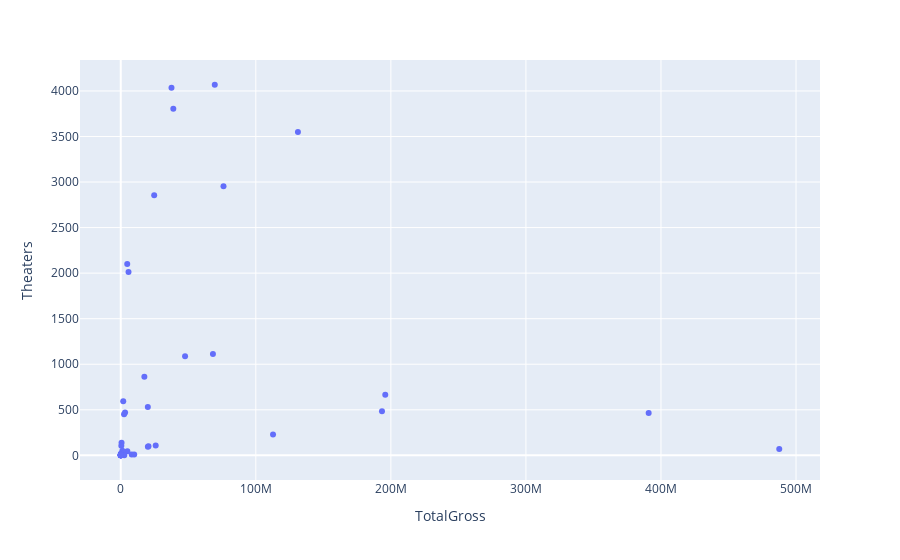

Notebook cell for this chart:
### Markdown cell above
# Scatter plot showing theater counts and total gross

### Code cell
fig = px.scatter(df,x='TotalGross',y='Theaters')
fig.show()

### Figure 1 — Plotly figure (JSON) as saved in the notebook; plotly's stock layout.template omitted (floating-point values rounded to 4 significant figures)
{"data": [{"hovertemplate": "TotalGross=%{x}<br>Theaters=%{y}<extra></extra>", "legendgroup": "", "marker": {"color": "#636efa", "symbol": "circle"}, "mode": "markers", "name": "", "orientation": "v", "showlegend": false, "type": "scatter", "x": [69628950, 131196059, 24765840, 76085405, 47625544, 5753010, 17489392, 195856493, 2478619, 3217136, 20064357, 68259430, 193425355, 112748155, 25867515, 20535053, 487574671, 1850493, 587692, 435218, 1044487, 20092802, 4912792, 8110042, 1188493, 180083, 860266, 386079, 216706, 37496, 397528, 76887, 291705, 9962832, 380545, 29068, 222779, 16361, 227270, 152549, 43897, 23102, 2626127, 14089, 186656, 10004, 16808, 38917619, 37572331, 4803110, 17254, 3564, 390879056, 78685, 18332, 31380, 14861], "xaxis": "x", "y": [4068, 3550, 2856, 2955, 1089, 2013, 864, 664, 450, 469, 530, 1112, 485, 228, 109, 100, 70, 595, 138, 104, 18, 95, 46, 10, 51, 8, 15, 10, 17, 9, 19, 5, 2, 8, 6, 10, 5, 2, 3, 3, 1, 5, 2, 2, 1, 1, 1, 3804, 4035, 2100, 6, 3, 466, 1, 2, 1, 1], "yaxis": "y"}], "layout": {"legend": {"tracegroupgap": 0}, "margin": {"t": 60}, "xaxis": {"anchor": "y", "domain": [0, 1], "title": {"text": "TotalGross"}}, "yaxis": {"anchor": "x", "domain": [0, 1], "title": {"text": "Theaters"}}}}
